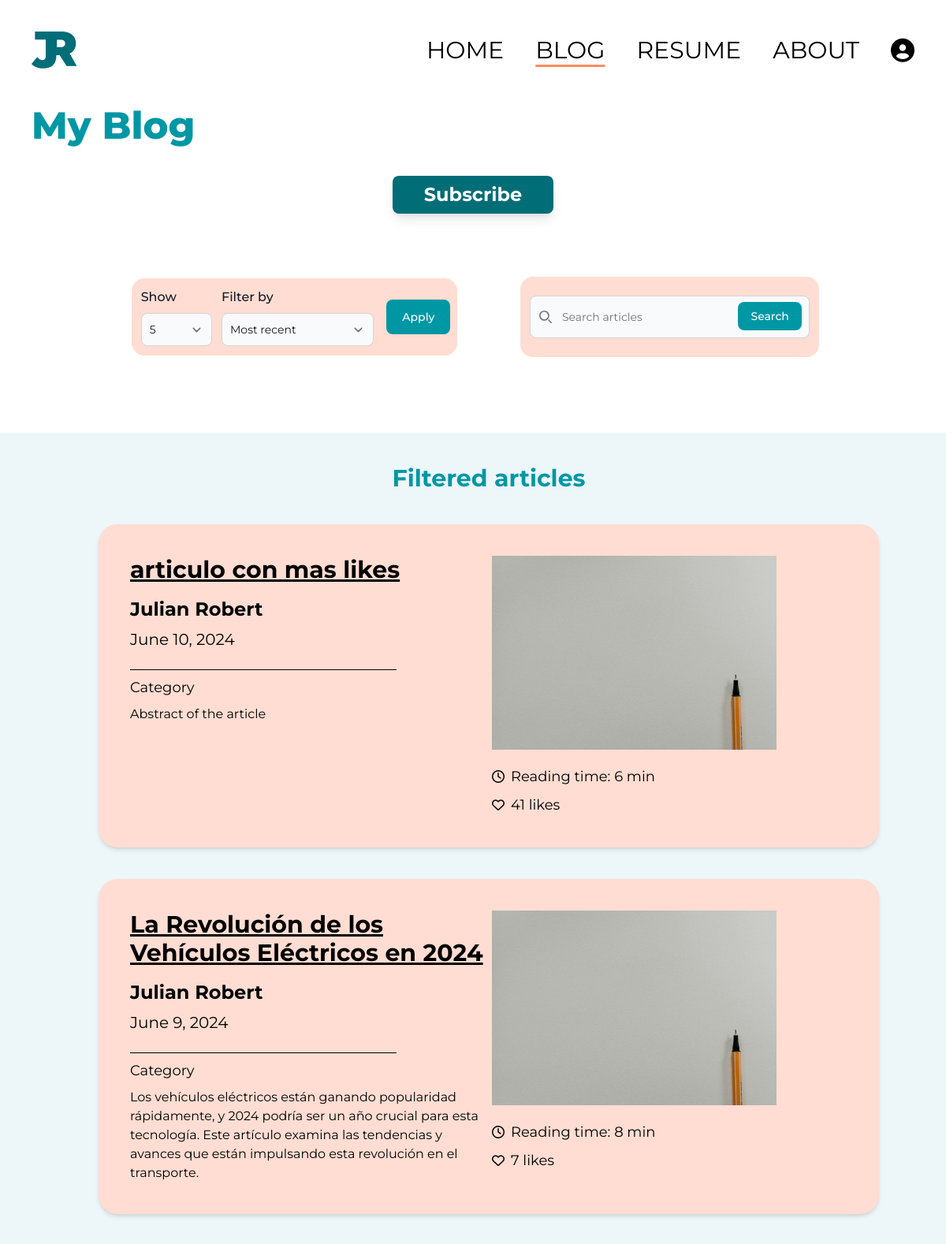
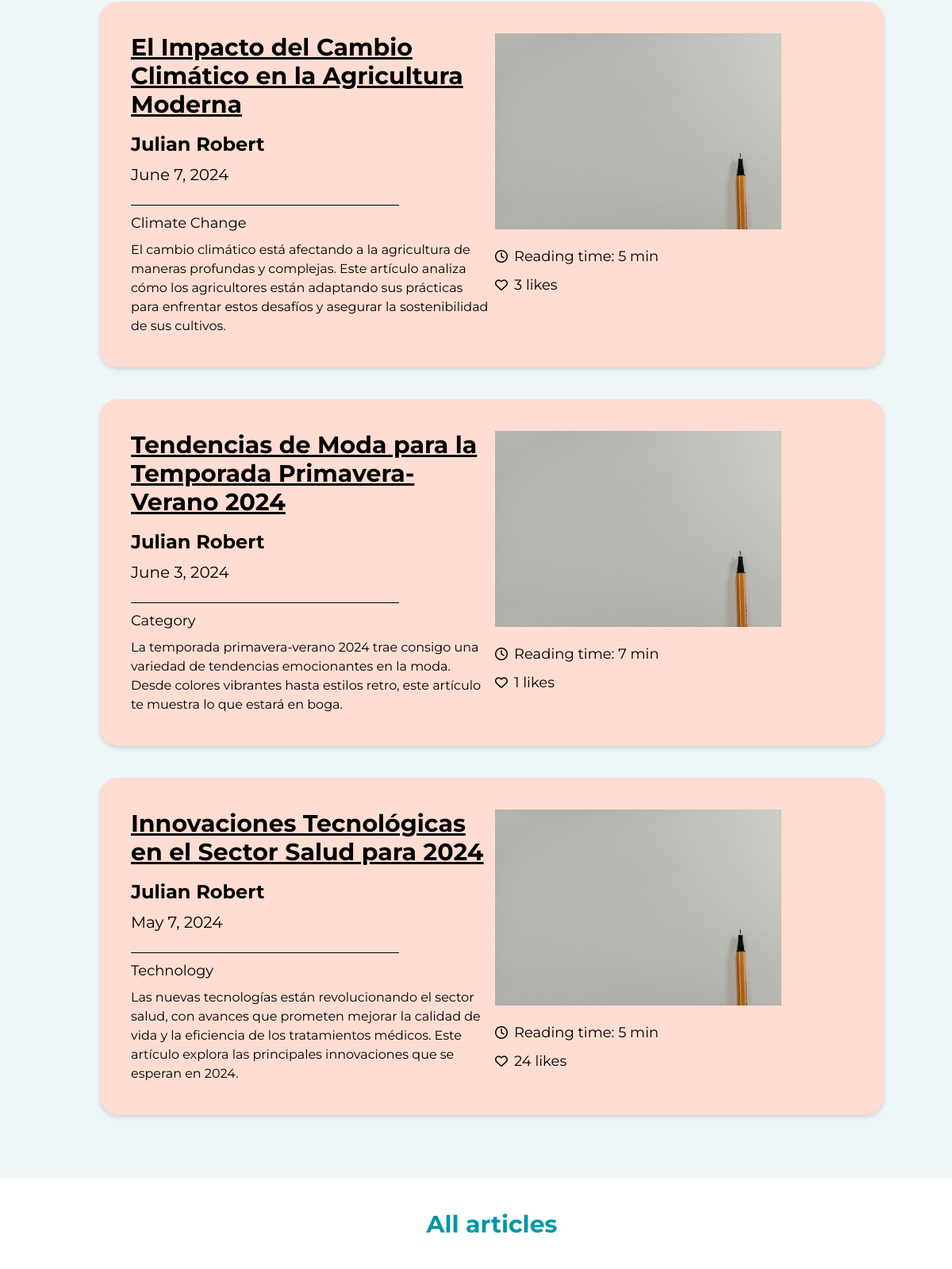
The page /blog/articles (signed in, upper part) on the database its author committed (2 pictures, top to bottom).
### blog/models.py (models this page shows, shortened)
class Article(models.Model):
  title = models.CharField(max_length=255)
  author = models.ForeignKey(User, on_delete=models.CASCADE)
  category = models.CharField(max_length=255, default="Category")
  date = models.DateField(default=datetime.date.today)
  abstract = models.CharField(max_length=500, default='Abstract of the article')
  reading_time = models.IntegerField(default=5)
  likes = models.IntegerField(default=0)
  body = models.TextField()

### blog/views.py (the view)
# urls.py: path('articles', BlogView.as_view(), name="blog"),
class BlogView(ListView):
    model = Article
    template_name = 'blog.html'
    context_object_name = 'articles'
    paginate_by = 5  # Default pagination
    def get_queryset(self):
        order_by = self.request.GET.get('order_by', 'date')
        count = int(self.request.GET.get('count', self.paginate_by))
        query = self.request.GET.get('query', '')
        if query:
            filtered_articles = Article.objects.filter(title__icontains=query)
        else:
            filtered_articles = Article.objects.all()
        if order_by == 'likes':
            filtered_articles = filtered_articles.order_by('-likes')
        else:
            filtered_articles = filtered_articles.order_by('-date')
        return filtered_articles[:count]
    def get_context_data(self, **kwargs):
        context = super().get_context_data(**kwargs)
        order_by = self.request.GET.get('order_by', 'date')
        count = int(self.request.GET.get('count', self.paginate_by))
        query = self.request.GET.get('query', '')
        if query:
            filtered_articles = Article.objects.filter(title__icontains=query)
        else:
            filtered_articles = Article.objects.all()
        if order_by == 'likes':
            filtered_articles = filtered_articles.order_by('-likes')
        else:
            filtered_articles = filtered_articles.order_by('-date')
        filtered_articles = filtered_articles[:count]
        remaining_articles = Article.objects.exclude(id__in=filtered_articles.values_list('id', flat=True))
        user = self.request.user
        user_is_admin = user.is_authenticated and user.groups.filter(name='admin').exists()
        user_is_moderator = user.is_authenticated and user.groups.filter(name='moderator').exists()
        user_is_subscriber = user.is_authenticated and user.groups.filter(name='subscriber').exists()
        context['user_is_admin'] = user_is_admin
        context['user_is_moderator'] = user_is_moderator
        context['user_is_subscriber'] = user_is_subscriber
        context['filtered_articles'] = filtered_articles
        context['remaining_articles'] = remaining_articles
        context['order_by'] = order_by
        context['count'] = count
        context['query'] = query
        return context

### blog/templates/blog.html (shortened to what this page needs)
{% load socialaccount %}
{% load static tailwind_tags %}
<html lang="en" class="scroll-smooth">
  <head>
    {% load static %}
    {% tailwind_css %}
</head>
<body>
<div class="pt-10 pb-2 flex justify-between px-10 items-center">
  <div class="flex justify-start">
      <img src="{% static 'imgs/logo.svg' %}" alt="Logo">
  </div>
  <div class="hidden md:flex flex-row justify-center space-x-10">
    <a href="{% url 'home' %}" class="font-sans font-normal text-3xl transition duration-300 hover:text-[#FD8C62]">HOME</a>
    <a href="{% url 'blog' %}" class="font-sans font-normal text-3xl transition duration-300 decoration-[#FD8C62] underline underline-offset-8">BLOG</a>
    <a href="{% url 'resume' %}" class="font-sans font-normal text-3xl transition duration-300 hover:text-[#FD8C62]">RESUME</a>
    <a href="{% url 'about' %}" class="font-sans font-normal text-3xl transition duration-300 hover:text-[#FD8C62]">ABOUT</a>
    {% if user.is_authenticated %}
    <div class="relative">
      <button id="profile-btn" class="flex items-center space-x-2 focus:outline-none">
          <i class="fas fa-user-circle text-3xl"></i>
      </button>
    </div>
    {% else %}
    <a href="{% provider_login_url 'google' %}?next=/" class="font-sans font-normal text-3xl transition duration-300 hover:text-[#FD8C62]">LOG-IN</a>
    {% endif %}
  </div>
</div>
<div class="flex flex-col p-10 px-15 gap-5">
  <div class="flex justify-start">
      <h1 class="font-sans font-extrabold text-5xl text-[#0097A5]">My Blog</h1>
  </div>
  <div class="flex justify-center my-5">
      <a href="{% url 'subscribe' %}" class="bg-[#006D77] transition duration-300 hover:bg-[#46A0A8]/90 p-2 px-10 rounded-lg font-sans font-bold text-2xl text-white shadow-lg">Subscribe</a>
  </div>
  <div class="flex justify-center">
    <div class="grid md:grid-cols-2 w-full md:w-11/12 p-10 pl-20 gap-20">
      <div class="flex justify-center align-center items-center">
        <form method="GET" action="{% url 'blog' %}" class="grid md:grid-cols-4 gap-3 bg-[#FFDDD2] w-full p-3 pr-1 rounded-2xl">
          <div class="">
            <label for="count" class="block mb-2 text-base font-medium text-gray-900">Show</label>
            <select name="count" id="count" class="bg-gray-50 border border-gray-300 text-gray-900 text-sm rounded-lg focus:ring-blue-500 focus:border-blue-500 block w-full p-2.5">
              <option value="5" {% if count == '5' %}selected{% endif %}>5</option>
            </select>
          </div>
          <div class="col-span-1 md:col-span-2">
            <label for="order_by" class="block mb-2 text-base font-medium text-gray-900">Filter by</label>
            <select name="order_by" id="order_by" class="bg-gray-50 border border-gray-300 text-gray-900 text-sm rounded-lg focus:ring-blue-500 focus:border-blue-500 block w-full p-2.5">
              <option value="date" {% if order_by == 'date' %}selected{% endif %}>Most recent</option>
            </select>
          </div>
          <div class="flex justify-center items-center w-full md:w-auto">
            <button type="submit" class="text-white bg-[#0097A5] hover:bg-[#0097A5]/70 focus:ring-4 focus:outline-none focus:ring-[#0097A5]/30 font-medium rounded-lg text-sm px-5 py-3">Apply</button>
          </div>
        </form>
      </div>
      <div class="flex justify-center items-center w-full md:w-11/12">
        <form method="GET" action="{% url 'blog' %}" class="flex justify-center items-center py-6 bg-[#FFDDD2] w-full p-3 rounded-2xl">
          <div class="relative w-full">
            <div class="absolute inset-y-0 start-0 flex items-center ps-3 pointer-events-none">
            </div>
            <input type="search" id="default-search" name="query" class="block w-full p-4 ps-10 text-sm text-gray-900 border border-gray-300 rounded-lg bg-gray-50 focus:ring-[#0097A5] focus:border-[#0097A5]" placeholder="Search articles" value="{{ query }}" required />
            <button type="submit" class="text-white absolute end-2.5 bottom-2.5 bg-[#0097A5] hover:bg-[#0097A5]/70 focus:ring-4 focus:outline-none focus:ring-[#0097A5]/30 font-medium rounded-lg text-sm px-4 py-2">Search</button>
          </div>
        </form>
      </div>
    </div>
  </div>
</div>
  <section id="relevant-tabs" class="animate-fadeInUp">
    <div class="flex flex-col justify-center items-center p-10 pl-20 gap-10 bg-[#EDF6F9] pb-20">
        <h1 class="font-sans font-bold text-3xl text-[#0097A5]">Filtered articles</h1>
        {% if not filtered_articles %}
          <p class="font-sans text-lg text-gray-700">No articles found</p>
        {% else %}
        {% for article in filtered_articles %}
        <div class="grid grid-cols-2 gap-2 bg-[#FFDDD2] rounded-3xl p-10 w-11/12 shadow-md transition duration-300 hover:shadow-2xl">
            <div class="flex flex-col gap-2">
                <a class="font-sans font-bold text-3xl text-black underline mb-2 underline-offset-2" href="{% url 'article' article.pk %}">{{ article.title }}</a>
                <h3 class="font-sans font-bold text-2xl text-black">{{ article.author.first_name }} {{ article.author.last_name }}</h3>
                <h3 class="font-sans font-normal text-xl text-black">{{ article.date }}</h3>
                <hr class="border-black w-3/4 mt-4">
                <p class="font-sans font-normal text-lg text-black">{{ article.category }}</p>
                <p class="font-sans font-normal text-base text-black">{{ article.abstract }}</p>
            </div>
            <div class="flex flex-col gap-5">
                <div class="flex w-4/5">
                    <img src="{% static 'imgs/placeholder.jpg' %}" alt="">
                </div>
                <div class="flex flex-col gap-2">
                    <div class="flex flex-row gap-2 justify-start align-center items-center">
                        <i class="fa-regular fa-clock"></i>
                        <h2 class="font-sans font-normal text-lg text-black"> Reading time: {{ article.reading_time }} min</h2>
                    </div>
                    <div class="flex flex-row gap-2 justify-start align-center items-center">
                        <i class="fa-regular fa-heart"></i>
                        <h2 class="font-sans font-normal text-lg text-black"> {{ article.likes }} likes</h2>
                    </div>
                </div>
            </div>
        </div>
        {% endfor %}
        {% endif %}
    </div>
</section>
<section id="all-articles" class="animate-fadeInUp">
    <div class="flex flex-col justify-center items-center p-10 pl-20 gap-10 mb-20">
        <h1 class="font-sans font-bold text-3xl text-[#0097A5]">All articles</h1>
    </div>
</section>
</body>
</html>

### rows shown on the page
Article: title "articulo con mas likes", author.first_name "Julian", author.last_name "Robert", date "June 10, 2024", category "Category", abstract "Abstract of the article", reading_time "6", likes "41"
Article: title "La Revolución de los Vehículos Eléctricos en 2024", author.first_name "Julian", author.last_name "Robert", date "June 9, 2024", category "Category", abstract "Los vehículos eléctricos están ganando popularidad rápidamente, y 2024 podría ser un año crucial para esta tecnología. Este artículo examina las tendencias y avances que están impulsando esta revolución en el transporte.", reading_time "8", likes "7"
Article: title "El Impacto del Cambio Climático en la Agricultura Moderna", author.first_name "Julian", author.last_name "Robert", date "June 7, 2024", category "Climate Change", abstract "El cambio climático está afectando a la agricultura de maneras profundas y complejas. Este artículo analiza cómo los agricultores están adaptando sus prácticas para enfrentar estos desafíos y asegurar la sostenibilidad de sus cultivos.", reading_time "5", likes "3"
Article: title "Tendencias de Moda para la Temporada Primavera-Verano 2024", author.first_name "Julian", author.last_name "Robert", date "June 3, 2024", category "Category", abstract "La temporada primavera-verano 2024 trae consigo una variedad de tendencias emocionantes en la moda. Desde colores vibrantes hasta estilos retro, este artículo te muestra lo que estará en boga.", reading_time "7", likes "1"
Article: title "Innovaciones Tecnológicas en el Sector Salud para 2024", author.first_name "Julian", author.last_name "Robert", date "May 7, 2024", category "Technology", abstract "Las nuevas tecnologías están revolucionando el sector salud, con avances que prometen mejorar la calidad de vida y la eficiencia de los tratamientos médicos. Este artículo explora las principales innovaciones que se esperan en 2024.", reading_time "5", likes "24"
